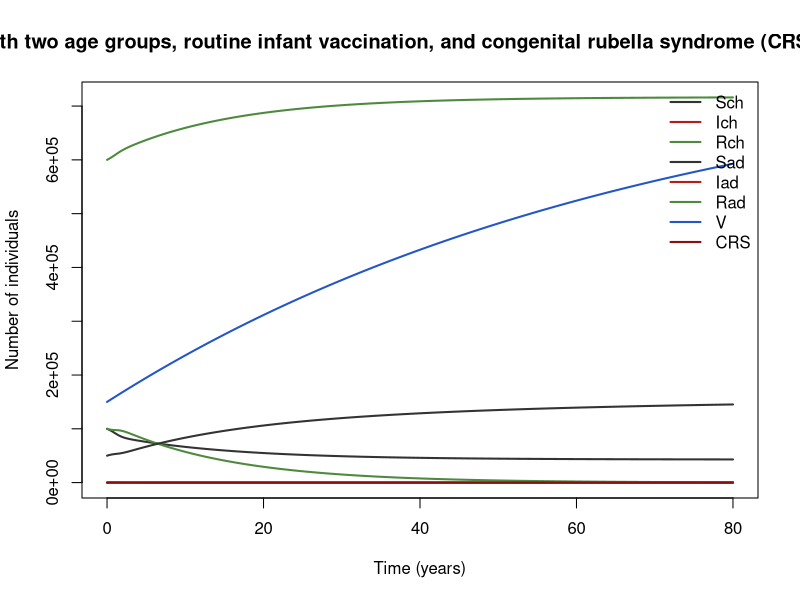

This chart was generated by the following R code:
## Rubella with two age groups, routine infant vaccination, and congenital rubella syndrome (CRS) as an output
## Rubella / CRS.
## Parameter values: 0 of 9 checked against the source; the rest are recalled or illustrative.
## Reference: Anderson RM, May RM. "Vaccination against rubella and measles: quantitative investigations of different policies." J Hyg (Lond) 1983;90:259–325
## Source: https://doi.org/10.1017/S002217240002893X
##
## Generated from a compartmental model diagram (model format v1).
## Regenerating from the same diagram always gives this exact file.
##
## Compartments: Sch, Ich, Rch, Sad, Iad, Rad, V, CRS
## Flows (time unit: years):
##   (outside) -> Sch  : (1 - p_vac) * births
##   (outside) -> V    : p_vac * births
##   Sch -> Ich        : foi * Sch
##   Ich -> Rch        : g_rec * Ich
##   Sad -> Iad        : foi * Sad
##   Iad -> Rad        : g_rec * Iad
##   Sch -> Sad        : age_out * Sch
##   Ich -> Iad        : age_out * Ich
##   Rch -> Rad        : age_out * Rch
##   Sad -> (outside)  : mu_ad * Sad
##   V -> (outside)    : 1 / 70 * V
##   (outside) -> CRS  : crs_rate

library(deSolve)

# ---- Time ------------------------------------------------------------
times <- seq(0, 80, by = 0.1)  # years

# ---- Parameters ------------------------------------------------------
parameters <- c(
  R0_r = 7,           # illustrative; commonly cited range about 6–7
  g_rec = 365 / 11,   # 11-day infectious period (1/year) [illustrative]
  age_out = 1 / 15,   # ageing from child to adult (1/year)
  mu_ad = 1 / 55,     # adult death rate, so life expectancy is 70 (1/year) [illustrative]
  p_vac = 0.8,        # fraction of births vaccinated [illustrative]
  preg_frac = 0.015,  # fraction of adults who are women in the first 16 weeks of pregnancy at any time [illustrative]
  q_crs = 0.6,        # probability of CRS given infection in that window, averaged over weeks 0–16 [illustrative]
  births = 1e6 / 70,  # constant births, roughly balancing deaths (persons/year) [illustrative]
  N0 = 1e6            # value taken from the notes text [recalled]
)

# ---- Initial conditions ----------------------------------------------
state <- with(as.list(parameters), {
  Sch <- 0.1 * N0   # susceptible child, 0–14 y
  Ich <- 50         # infectious child
  Rch <- 0.1 * N0   # immune child
  Sad <- 0.05 * N0  # susceptible adult, 15+ y
  Iad <- 50         # infectious adult
  Rad <- 0.6 * N0   # immune adult
  V <- 0.15 * N0    # vaccinated, all ages
  CRS <- 0          # cumulative CRS births
  c(Sch = Sch, Ich = Ich, Rch = Rch, Sad = Sad, Iad = Iad, Rad = Rad, V = V, CRS = CRS)
})

# ---- Model equations -------------------------------------------------
rubella_crs_model <- function(t, state, parameters) {
  with(as.list(c(state, parameters)), {
    # Total population
    N <- Sch + Ich + Rch + Sad + Iad + Rad + V

    # Derived quantities
    foi <- R0_r * g_rec * (Ich + Iad) / N
    crs_rate <- q_crs * preg_frac * foi * Sad

    # Rates of change
    dSch <- (1 - p_vac) * births - foi * Sch - age_out * Sch
    dIch <- foi * Sch - g_rec * Ich - age_out * Ich
    dRch <- g_rec * Ich - age_out * Rch
    dSad <- -foi * Sad + age_out * Sch - mu_ad * Sad
    dIad <- foi * Sad - g_rec * Iad + age_out * Ich
    dRad <- g_rec * Iad + age_out * Rch
    dV <- p_vac * births - 1 / 70 * V
    dCRS <- crs_rate

    list(c(dSch, dIch, dRch, dSad, dIad, dRad, dV, dCRS))
  })
}

# ---- Solve -----------------------------------------------------------
out <- ode(y = state, times = times, func = rubella_crs_model, parms = parameters)
out <- as.data.frame(out)

# ---- Plot ------------------------------------------------------------
compartment_cols <- c(Sch = "#333333", Ich = "#B71C1C", Rch = "#4E8A3E", Sad = "#333333", Iad = "#B71C1C", Rad = "#4E8A3E", V = "#2457C5", CRS = "#8E0E0E")
matplot(out$time, out[, names(compartment_cols)], type = "l", lty = 1, lwd = 2,
        col = compartment_cols, xlab = "Time (years)", ylab = "Number of individuals",
        main = "Rubella with two age groups, routine infant vaccination, and congenital rubella syndrome (CRS) as an output")
legend("topright", legend = names(compartment_cols), col = compartment_cols,
       lty = 1, lwd = 2, bty = "n")
